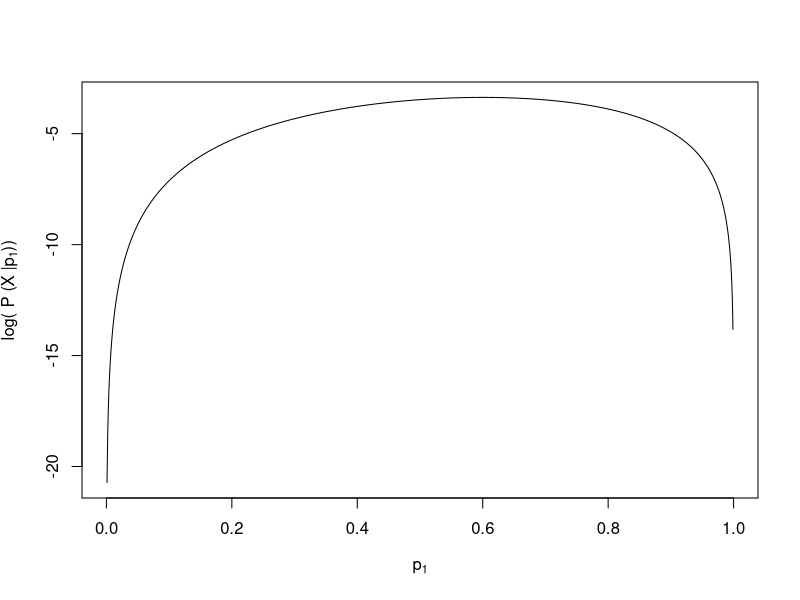
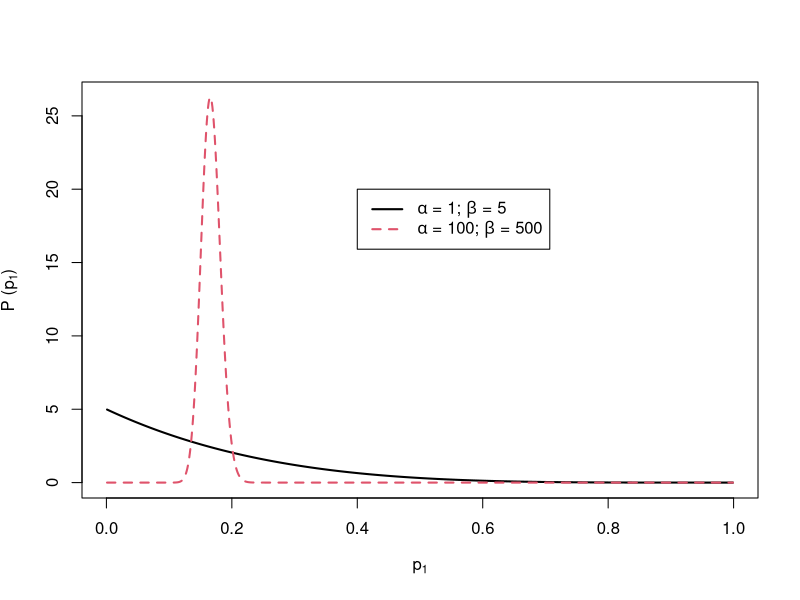
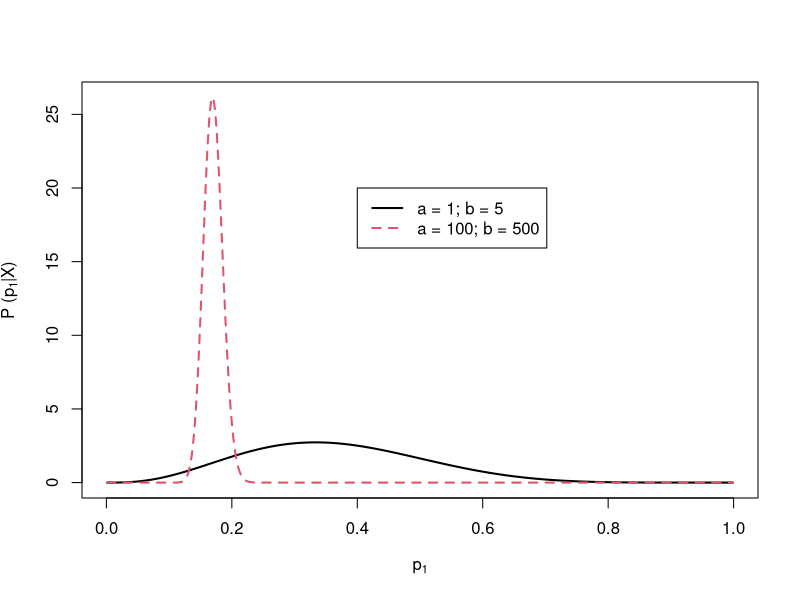
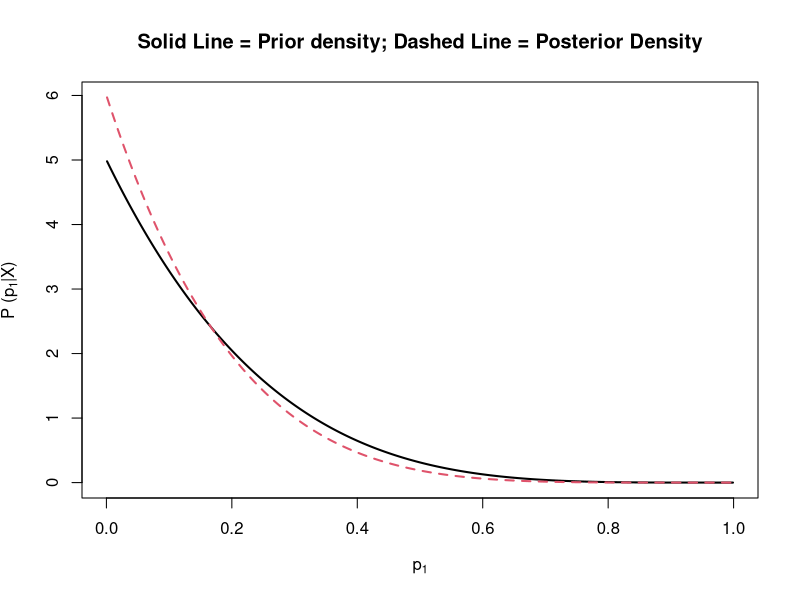

The R source for these figures, in order:
## ---- chunk 1

X = c(0, 1, 0, 1, 1)
p1 = seq(.001, .999, .001)
logLike = NULL
for (p in 1:length(p1)){
  logLike = c(logLike, sum(dbinom(x = X, size = 1, prob = p1[p], log = TRUE)))
}

plot(x = p1, y = logLike, type = "l", xlab = expression("p"[1]), ylab  = expression("log( P (X |p"[1]*"))"))
## ---- chunk 2

alpha = 1
beta = 5
varBeta = (alpha*beta)/(((alpha+beta)^2)*(alpha+beta+1))

alpha2 = 100
beta2 = 500
varBeta2 = (alpha2*beta2)/(((alpha2+beta2)^2)*(alpha2+beta2+1))

p1 = seq(.001, .999, .001)
logLike = NULL
logLike2 = NULL
for (p in 1:length(p1)){
  logLike = c(logLike, sum(dbeta(x = p1[p], shape = alpha, shape2 = beta, log = FALSE)))
  logLike2 = c(logLike2, sum(dbeta(x = p1[p], shape = alpha2, shape2 = beta2, log = FALSE)))
}

matplot(x = cbind(p1, p1), y = cbind(logLike, logLike2), type = "l", xlab = expression("p"[1]), ylab  = expression("P (p"[1]*")"), lwd = 2)
legend(x = .4, y = 20, legend = c(expression(alpha*" = 1; "*beta*" = 5"), expression(alpha*" = 100; "*beta*" = 500")), col=1:2, lty=1:2, lwd=2)

## ---- chunk 3

a = 1 
b = 5
a2 = 100
b2 = 500

X = c(0, 1, 0, 1, 1)

p1 = seq(.001, .999, .001)
postLike1 = NULL
postLike2 = NULL
for (p in 1:length(p1)){
  postLike1 = c(postLike1, sum(dbeta(x = p1[p], shape = (a+sum(X)), shape2 = (b+length(X)-sum(X)), log = FALSE)))
  postLike2 = c(postLike2, sum(dbeta(x = p1[p], shape = (a2+sum(X)), shape2 = (b2+length(X)-sum(X)), log = FALSE)))
}

matplot(x = cbind(p1, p1), y = cbind(postLike1, postLike2), type = "l", xlab = expression("p"[1]), ylab  = expression("P (p"[1]*"|X)"), lwd = 2)
legend(x = .4, y = 20, legend = c(paste0("a = ", a, "; b = ", b), paste0("a = ", a2, "; b = ", b2)), col=1:2, lty=1:2, lwd=2)
## ---- chunk 4

# define prior distribution for a and b
priorA = 1
priorB = 5
## ---- chunk 5
# rerun this section with new data to show what happens ======================

# collect new data:
newObs = 0

posteriorA = priorA + newObs
posteriorB = priorB + 1-newObs

# show plot of posterior distribution
p1 = seq(.001, .999, .001)
priorLike = NULL
postLike = NULL
for (p in 1:length(p1)){
  
  priorLike = c(priorLike, sum(dbeta(x = p1[p], shape = (priorA), shape2 = (priorB), log = FALSE)))
  postLike = c(postLike, sum(dbeta(x = p1[p], shape = (posteriorA), shape2 = (posteriorB), log = FALSE)))
}
matplot(x = cbind(p1, p1), y = cbind(priorLike, postLike), type = "l", xlab = expression("p"[1]), ylab  = expression("P (p"[1]*"|X)"), lwd = 2,
        main = "Solid Line = Prior density; Dashed Line = Posterior Density")

# update prior with posterior
priorA = posteriorA
priorB = posteriorB

# end rerunning

